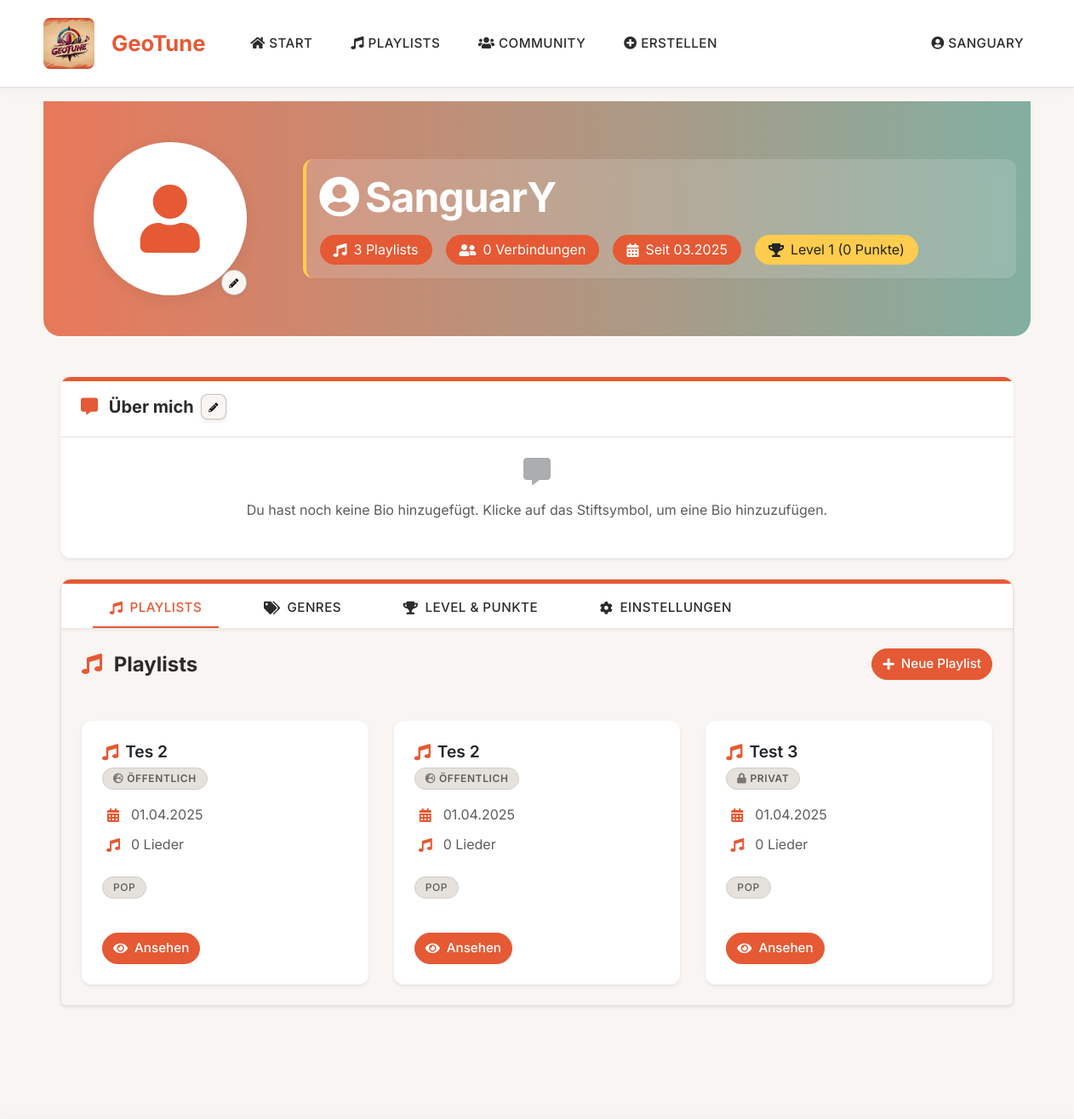
Before: /profil/ (signed in, upper part) with the older database file.
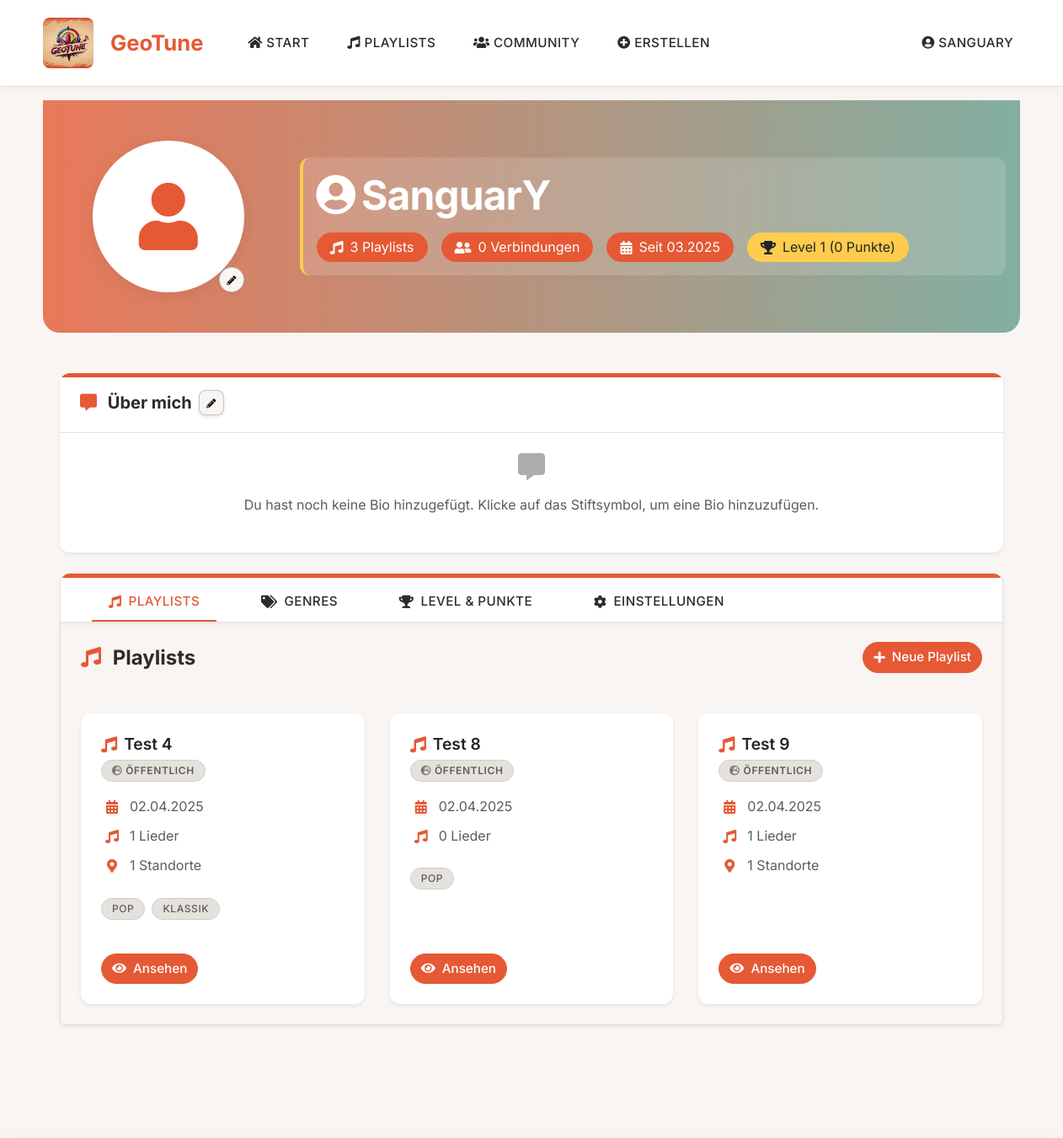
After: the same page with the newer database file.
### geotune/models.py (models this page shows, shortened)
class Playlist(models.Model):
    name = models.CharField(max_length=100)
    beschreibung = models.TextField(blank=True)
    erstellungsdatum = models.DateTimeField(default=timezone.now)
    erstellt_von = models.ForeignKey(Nutzer, on_delete=models.CASCADE, related_name='erstellte_playlists')
    ist_oeffentlich = models.BooleanField(default=True)
    anzahl_aufrufe = models.IntegerField(default=0)
    genres = models.ManyToManyField(Genre, related_name='playlists')
    standorte = models.ManyToManyField(Standort, through='PlaylistStandort', related_name='playlists')

class Genre(models.Model):
    name = models.CharField(max_length=50, unique=True)
    beschreibung = models.TextField(blank=True)
    def __str__(self):
        return self.name

### geotune/views.py (the view)
# urls.py: path('profil/', views.nutzerprofil, name='nutzerprofil'),
@login_required
def nutzerprofil(request, nutzer_id=None):
    if nutzer_id:
        profil_nutzer = get_object_or_404(Nutzer, id=nutzer_id)
        ist_eigenes_profil = (request.user.id == nutzer_id)
        verbindung = NutzerVerbindung.objects.filter(
            (Q(nutzer1=request.user) & Q(nutzer2=profil_nutzer)) |
            (Q(nutzer1=profil_nutzer) & Q(nutzer2=request.user))
        ).first()
        verbindungsstatus = None
        if verbindung:
            verbindungsstatus = verbindung.status
        playlists = Playlist.objects.filter(
            erstellt_von=profil_nutzer,
            ist_oeffentlich=True
        )
    else:
        profil_nutzer = request.user
        ist_eigenes_profil = True
        verbindungsstatus = None
        playlists = Playlist.objects.filter(erstellt_von=profil_nutzer)
    total_punkte = Gamification.objects.filter(nutzer=profil_nutzer).aggregate(Sum('punktewert'))['punktewert__sum'] or 0
    current_level = total_punkte // 100 + 1
    naechstes_level = current_level + 1
    punkte_bis_naechstes_level = 100 - (total_punkte % 100)
    level_progress = (total_punkte % 100)
    if request.method == 'POST' and ist_eigenes_profil:
        form = NutzerProfilForm(request.POST, request.FILES, instance=profil_nutzer)
        if form.is_valid():
            if 'update_profile' in request.POST:
                profil = form.save(commit=False)
                profil.save()
                if is_ajax_request(request):
                    return ajax_success_response(
                        'Profil erfolgreich aktualisiert!',
                        username=profil.username,
                        first_name=profil.first_name,
                        last_name=profil.last_name
                    )
                else:
                    messages.success(request, 'Profil erfolgreich aktualisiert!')
            elif 'update_genres' in request.POST:
                ausgewaehlte_genres = form.cleaned_data.get('genrevorlieben', [])
                NutzerGenrePraeferenz.objects.filter(nutzer=profil_nutzer).delete()
                for genre in ausgewaehlte_genres:
                    NutzerGenrePraeferenz.objects.create(
                        nutzer=profil_nutzer,
                        genre=genre,
                        praeferenzlevel=7  # Standard-Präferenzlevel
                    )
                if is_ajax_request(request):
                    return ajax_success_response('Bevorzugte Genres erfolgreich aktualisiert!')
                else:
                    messages.success(request, 'Bevorzugte Genres erfolgreich aktualisiert!', extra_tags='toast')
            return redirect('nutzerprofil')
        else:
            if 'update_genres' in request.POST:
                messages.error(request, 'Es gab einen Fehler beim Aktualisieren der Genres.', extra_tags='toast')
                if is_ajax_request(request):
                    return ajax_error_response('Es gab einen Fehler beim Aktualisieren der Genres.', errors=form.errors)
    else:
        form = NutzerProfilForm(instance=profil_nutzer) if ist_eigenes_profil else None
    return render(request, 'geotune/nutzerprofil.html', {
        'profil_nutzer': profil_nutzer,
        'ist_eigenes_profil': ist_eigenes_profil,
        'verbindungsstatus': verbindungsstatus,
        'playlists': playlists,
        'form': form,
        'total_punkte': total_punkte,
        'current_level': current_level,
        'level_progress': level_progress,
        'punkte_bis_naechstes_level': punkte_bis_naechstes_level,
    })

### geotune/context_processors.py (called while the page is built)
def verbindungsanfragen(request):
    anzahl = 0
    if request.user.is_authenticated:
        anzahl = request.user.erhaltene_verbindungen.filter(status='angefragt').count()
    return {'anzahl_verbindungsanfragen': anzahl}

### geotune/templates/geotune/nutzerprofil.html (shortened to what the changed rows need)
{% extends 'geotune/base.html' %}
{% load custom_filters %}
{% block content %}
{% with genre_list=profil_nutzer.genre_praeferenzen.all %}
<div class="container-fluid mb-5" style="background: linear-gradient(to right, rgba(var(--primary-rgb), 0.8), rgba(var(--secondary-rgb), 0.6)); padding: 3rem 0; margin-top: -1.5rem; border-radius: 0 0 var(--border-radius-lg) var(--border-radius-lg);">
    <div class="container">
            <div class="row align-items-center">
            <div class="col-md-9">
                <div class="p-3" style="background-color: rgba(255, 255, 255, 0.15); backdrop-filter: blur(10px); border-radius: var(--border-radius); border-left: 4px solid var(--accent);">
                    <h1 class="display-5 text-white fw-bold mb-1">
                        <i class="fas fa-user-circle me-2"></i>{{ profil_nutzer.username }}
                    </h1>
                </div>
            </div>
        </div>
    </div>
</div>
<div class="container mb-5">
    <div class="tab-content p-4 border border-top-0 rounded-bottom shadow-sm" id="profileTabsContent">
        <div class="tab-pane fade show active" id="playlists" role="tabpanel" aria-labelledby="playlists-tab">
                {% if playlists %}
                <div class="row row-cols-1 row-cols-md-2 row-cols-lg-3 g-4">
                        {% for playlist in playlists %}
                    <div class="col">
                        <div class="card h-100 card-hoverable border-0 shadow-sm">
                            <div class="card-body d-flex flex-column">
                                <div class="mb-3">
                                    <h5 class="card-title mb-1" style="word-break: break-word;">
                                        <i class="fas fa-music text-primary me-2"></i>
                                        {{ playlist.name }}
                                    </h5>
                                    <div class="mt-1">
                                        {% if playlist.ist_oeffentlich %}
                                            <span class="badge rounded-pill" style="background-color: var(--gray-200); color: var(--gray-700); border: 1px solid var(--gray-300); white-space: nowrap; padding: 6px 12px;"><i class="fas fa-globe-europe me-1" style="color: var(--gray-600);"></i> ÖFFENTLICH</span>
                                        {% else %}
                                            <span class="badge rounded-pill" style="background-color: var(--gray-200); color: var(--gray-700); border: 1px solid var(--gray-300); white-space: nowrap; padding: 6px 12px;"><i class="fas fa-lock me-1" style="color: var(--gray-600);"></i> PRIVAT</span>
                                        {% endif %}
                                    </div>
                                </div>
                                <div class="mb-3">
                                    <div class="mb-2">
                                        <div class="d-flex align-items-center">
                                            <i class="fas fa-calendar-alt text-primary me-2" style="width: 26px; text-align: center; color: var(--primary);"></i>
                                            <span class="text-muted">{{ playlist.erstellungsdatum|date:"d.m.Y" }}</span>
                                        </div>
                                    </div>
                                    <div class="mb-2">
                                        <div class="d-flex align-items-center">
                                            <i class="fas fa-music text-primary me-2" style="width: 26px; text-align: center; color: var(--primary);"></i>
                                            <span class="text-muted">{{ playlist.lieder.count }} Lieder</span>
                                        </div>
                                    </div>
                                    {% if playlist.standorte.count > 0 %}
                                    <div class="mb-2">
                                        <div class="d-flex align-items-center">
                                            <i class="fas fa-map-marker-alt text-primary me-2" style="width: 26px; text-align: center; color: var(--primary);"></i>
                                            <span class="text-muted">{{ playlist.standorte.count }} Standorte</span>
                                        </div>
                                    </div>
                                    {% endif %}
                                </div>
                                {% if playlist.genres.all %}
                                <div class="mb-3 d-flex flex-wrap gap-2">
                                    {% for genre in playlist.genres.all %}
                                    <span class="badge rounded-pill" style="background-color: var(--gray-200); color: var(--gray-700); border: 1px solid var(--gray-300); padding: 6px 12px; font-weight: 500; text-transform: uppercase; font-size: 0.75rem;">{{ genre.name }}</span>
                                    {% endfor %}
                                </div>
                                {% endif %}
                                <div class="d-flex align-items-center mt-auto">
                                    <a href="{% url 'playlist_detail' playlist.id %}" class="btn btn-primary rounded-pill" style="padding: 8px 20px; font-weight: 500;">
                                        <i class="fas fa-eye me-2"></i> Ansehen
                                    </a>
                                </div>
                                </div>
                            </div>
                        </div>
                        {% endfor %}
                    </div>
            {% endif %}
        </div>
    </div>
</div>
{% endwith %}
{% endblock %}

Changed rows visible on the page:
removed Playlist: name "Tes 2", ist_oeffentlich True (drawn), erstellungsdatum "01.04.2025", lieder.count "0", Genre (name "POP")
removed Playlist: name "Tes 2", ist_oeffentlich True (drawn), erstellungsdatum "01.04.2025", lieder.count "0", Genre (name "POP")
removed Playlist: name "Test 3", ist_oeffentlich False (drawn), erstellungsdatum "01.04.2025", lieder.count "0", Genre (name "POP")
added Playlist: name "Test 4", ist_oeffentlich True (drawn), erstellungsdatum "02.04.2025", lieder.count "1", standorte.count "1", Genre (name "POP")
now on this page (row unchanged): Genre: name "KLASSIK", shown under "Test 4"
added Playlist: name "Test 8", ist_oeffentlich True (drawn), erstellungsdatum "02.04.2025", lieder.count "0", Genre (name "POP")
added Playlist: name "Test 9", ist_oeffentlich True (drawn), erstellungsdatum "02.04.2025", lieder.count "1", standorte.count "1"
